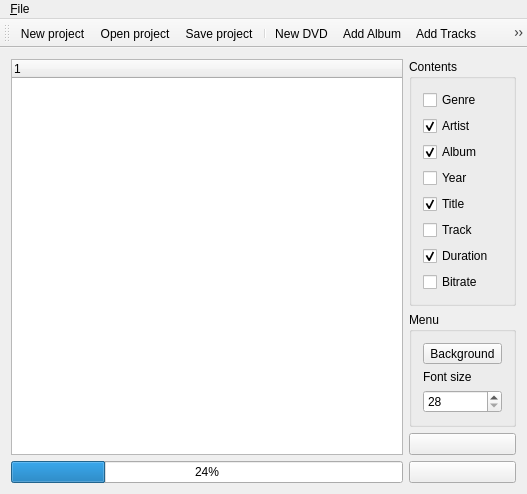
<ui version="4.0" >
 <class>dvdaudioWnd</class>
 <widget class="QMainWindow" name="dvdaudioWnd" >
  <property name="enabled" >
   <bool>true</bool>
  </property>
  <property name="geometry" >
   <rect>
    <x>0</x>
    <y>0</y>
    <width>527</width>
    <height>463</height>
   </rect>
  </property>
  <property name="windowTitle" >
   <string>DvD Audio</string>
  </property>
  <widget class="QWidget" name="widget" >
   <layout class="QHBoxLayout" >
    <item>
     <layout class="QVBoxLayout" >
      <item>
       <widget class="QTreeWidget" name="lvDVD" >
        <property name="enabled" >
         <bool>true</bool>
        </property>
        <column>
         <property name="text" >
          <string>1</string>
         </property>
        </column>
       </widget>
      </item>
      <item>
       <widget class="QProgressBar" name="pbOccup" >
        <property name="value" >
         <number>24</number>
        </property>
       </widget>
      </item>
     </layout>
    </item>
    <item>
     <layout class="QVBoxLayout" >
      <item>
       <widget class="QGroupBox" name="groupBox" >
        <property name="title" >
         <string>Contents</string>
        </property>
        <layout class="QVBoxLayout" >
         <item>
          <widget class="QCheckBox" name="cbGenre" >
           <property name="text" >
            <string>Genre</string>
           </property>
           <property name="checked" >
            <bool>false</bool>
           </property>
          </widget>
         </item>
         <item>
          <widget class="QCheckBox" name="cbArtist" >
           <property name="text" >
            <string>Artist</string>
           </property>
           <property name="checked" >
            <bool>true</bool>
           </property>
          </widget>
         </item>
         <item>
          <widget class="QCheckBox" name="cbAlbum" >
           <property name="text" >
            <string>Album</string>
           </property>
           <property name="checked" >
            <bool>true</bool>
           </property>
          </widget>
         </item>
         <item>
          <widget class="QCheckBox" name="cbYear" >
           <property name="text" >
            <string>Year</string>
           </property>
          </widget>
         </item>
         <item>
          <widget class="QCheckBox" name="cbTitle" >
           <property name="text" >
            <string>Title</string>
           </property>
           <property name="checked" >
            <bool>true</bool>
           </property>
          </widget>
         </item>
         <item>
          <widget class="QCheckBox" name="cbTrack" >
           <property name="text" >
            <string>Track</string>
           </property>
           <property name="checked" >
            <bool>false</bool>
           </property>
          </widget>
         </item>
         <item>
          <widget class="QCheckBox" name="cbDuration" >
           <property name="text" >
            <string>Duration</string>
           </property>
           <property name="checked" >
            <bool>true</bool>
           </property>
          </widget>
         </item>
         <item>
          <widget class="QCheckBox" name="cbBitrate" >
           <property name="text" >
            <string>Bitrate</string>
           </property>
          </widget>
         </item>
        </layout>
       </widget>
      </item>
      <item>
       <widget class="QGroupBox" name="groupBox_2" >
        <property name="title" >
         <string>Menu</string>
        </property>
        <layout class="QVBoxLayout" >
         <item>
          <widget class="QToolButton" name="pbMenuBg" >
           <property name="text" >
            <string>Background</string>
           </property>
          </widget>
         </item>
         <item>
          <widget class="QLabel" name="textLabel1" >
           <property name="text" >
            <string>Font size</string>
           </property>
           <property name="wordWrap" >
            <bool>false</bool>
           </property>
          </widget>
         </item>
         <item>
          <widget class="QSpinBox" name="sbFontSize" >
           <property name="minimum" >
            <number>28</number>
           </property>
           <property name="maximum" >
            <number>70</number>
           </property>
           <property name="value" >
            <number>28</number>
           </property>
          </widget>
         </item>
        </layout>
       </widget>
      </item>
      <item>
       <widget class="QPushButton" name="pbUp" >
        <property name="text" >
         <string/>
        </property>
        <property name="icon" >
         <iconset resource="dvdaudio.qrc" >:/pix/pix/ic_up.png</iconset>
        </property>
       </widget>
      </item>
      <item>
       <widget class="QPushButton" name="pbDown" >
        <property name="text" >
         <string/>
        </property>
        <property name="icon" >
         <iconset resource="dvdaudio.qrc" >:/pix/pix/ic_down.png</iconset>
        </property>
       </widget>
      </item>
     </layout>
    </item>
   </layout>
  </widget>
  <widget class="QToolBar" name="Toolbar" >
   <property name="label" stdset="0" >
    <string>Toolbar</string>
   </property>
   <attribute name="toolBarArea" >
    <enum>TopToolBarArea</enum>
   </attribute>
   <attribute name="toolBarBreak" >
    <bool>false</bool>
   </attribute>
   <addaction name="aNew" />
   <addaction name="aOpen" />
   <addaction name="aSave" />
   <addaction name="separator" />
   <addaction name="aNewDVD" />
   <addaction name="aAddAlbum" />
   <addaction name="aAddTracks" />
   <addaction name="aRemove" />
   <addaction name="separator" />
   <addaction name="aFont" />
   <addaction name="aBgColor" />
   <addaction name="aPreview" />
   <addaction name="separator" />
   <addaction name="aMEncoder" />
   <addaction name="aDirectPlay" />
   <addaction name="separator" />
   <addaction name="aEncode" />
   <addaction name="aGenOnly" />
  </widget>
  <widget class="QMenuBar" name="MenuBarEditor" >
   <property name="geometry" >
    <rect>
     <x>0</x>
     <y>0</y>
     <width>527</width>
     <height>26</height>
    </rect>
   </property>
   <widget class="QMenu" name="File" >
    <property name="title" >
     <string>&amp;File</string>
    </property>
    <addaction name="aExit" />
   </widget>
   <addaction name="File" />
  </widget>
  <action name="aNewDVD" >
   <property name="icon" >
    <iconset resource="dvdaudio.qrc" >:/pix/pix/ic_newdvd.png</iconset>
   </property>
   <property name="iconText" >
    <string>New DVD</string>
   </property>
   <property name="name" stdset="0" >
    <string>aNewDVD</string>
   </property>
  </action>
  <action name="aAddAlbum" >
   <property name="checkable" >
    <bool>false</bool>
   </property>
   <property name="icon" >
    <iconset resource="dvdaudio.qrc" >:/pix/pix/ic_album.png</iconset>
   </property>
   <property name="iconText" >
    <string>Add Album</string>
   </property>
   <property name="name" stdset="0" >
    <string>aAddAlbum</string>
   </property>
  </action>
  <action name="aAddTracks" >
   <property name="icon" >
    <iconset resource="dvdaudio.qrc" >:/pix/pix/ic_track.png</iconset>
   </property>
   <property name="iconText" >
    <string>Add Tracks</string>
   </property>
   <property name="name" stdset="0" >
    <string>aAddTracks</string>
   </property>
  </action>
  <action name="aFont" >
   <property name="icon" >
    <iconset resource="dvdaudio.qrc" >:/pix/pix/ic_font.png</iconset>
   </property>
   <property name="iconText" >
    <string>Font</string>
   </property>
   <property name="name" stdset="0" >
    <string>aFont</string>
   </property>
  </action>
  <action name="aBgColor" >
   <property name="icon" >
    <iconset resource="dvdaudio.qrc" >:/pix/pix/ic_bgcolor.png</iconset>
   </property>
   <property name="iconText" >
    <string>Background Color</string>
   </property>
   <property name="name" stdset="0" >
    <string>aBgColor</string>
   </property>
  </action>
  <action name="aPreview" >
   <property name="icon" >
    <iconset resource="dvdaudio.qrc" >:/pix/pix/ic_preview.png</iconset>
   </property>
   <property name="iconText" >
    <string>Preview</string>
   </property>
   <property name="name" stdset="0" >
    <string>aPreview</string>
   </property>
  </action>
  <action name="aRemove" >
   <property name="icon" >
    <iconset resource="dvdaudio.qrc" >:/pix/pix/ic_remove.png</iconset>
   </property>
   <property name="iconText" >
    <string>Remove</string>
   </property>
   <property name="name" stdset="0" >
    <string>aRemove</string>
   </property>
  </action>
  <action name="aEncode" >
   <property name="icon" >
    <iconset resource="dvdaudio.qrc" >:/pix/pix/ic_run.png</iconset>
   </property>
   <property name="iconText" >
    <string>Encode</string>
   </property>
   <property name="name" stdset="0" >
    <string>aEncode</string>
   </property>
  </action>
  <action name="aExit" >
   <property name="icon" >
    <iconset resource="dvdaudio.qrc" >:/pix/pix/ic_exit.png</iconset>
   </property>
   <property name="iconText" >
    <string>Exit</string>
   </property>
   <property name="name" stdset="0" >
    <string>aExit</string>
   </property>
  </action>
  <action name="aMEncoder" >
   <property name="checkable" >
    <bool>true</bool>
   </property>
   <property name="checked" >
    <bool>true</bool>
   </property>
   <property name="icon" >
    <iconset resource="dvdaudio.qrc" >:/pix/pix/ic_mencoder.png</iconset>
   </property>
   <property name="iconText" >
    <string>Mencoder</string>
   </property>
   <property name="name" stdset="0" >
    <string>aMEncoder</string>
   </property>
  </action>
  <action name="aDirectPlay" >
   <property name="checkable" >
    <bool>true</bool>
   </property>
   <property name="checked" >
    <bool>true</bool>
   </property>
   <property name="icon" >
    <iconset resource="dvdaudio.qrc" >:/pix/pix/ic_directplay.png</iconset>
   </property>
   <property name="iconText" >
    <string>Direct Play</string>
   </property>
   <property name="name" stdset="0" >
    <string>aDirectPlay</string>
   </property>
  </action>
  <action name="aNew" >
   <property name="icon" >
    <iconset resource="dvdaudio.qrc" >:/pix/pix/ic_new.png</iconset>
   </property>
   <property name="iconText" >
    <string>New project</string>
   </property>
   <property name="name" stdset="0" >
    <string>aNew</string>
   </property>
  </action>
  <action name="aOpen" >
   <property name="icon" >
    <iconset resource="dvdaudio.qrc" >:/pix/pix/ic_open.png</iconset>
   </property>
   <property name="iconText" >
    <string>Open project</string>
   </property>
   <property name="name" stdset="0" >
    <string>aOpen</string>
   </property>
  </action>
  <action name="aSave" >
   <property name="icon" >
    <iconset resource="dvdaudio.qrc" >:/pix/pix/ic_save.png</iconset>
   </property>
   <property name="iconText" >
    <string>Save project</string>
   </property>
   <property name="name" stdset="0" >
    <string>aSave</string>
   </property>
  </action>
  <action name="aGenOnly" >
   <property name="checkable" >
    <bool>true</bool>
   </property>
   <property name="icon" >
    <iconset resource="dvdaudio.qrc" >:/pix/pix/ic_gen.png</iconset>
   </property>
   <property name="iconText" >
    <string>GenSH only</string>
   </property>
   <property name="toolTip" >
    <string>Generate command file but doesn't run it</string>
   </property>
   <property name="name" stdset="0" >
    <string>aGenOnly</string>
   </property>
  </action>
 </widget>
 <layoutdefault spacing="6" margin="11" />
 <includes>
  <include location="global" >qdir.h</include>
  <include location="global" >qmessagebox.h</include>
  <include location="local" >trackpreview.h</include>
  <include location="global" >qpixmap.h</include>
  <include location="global" >qimage.h</include>
  <include location="global" >qfile.h</include>
  <include location="global" >qfontdialog.h</include>
  <include location="global" >qcolordialog.h</include>
  <include location="global" >qdom.h</include>
  <include location="global" >vector</include>
 </includes>
 <resources>
  <include location="dvdaudio.qrc" />
 </resources>
 <connections/>
</ui>
